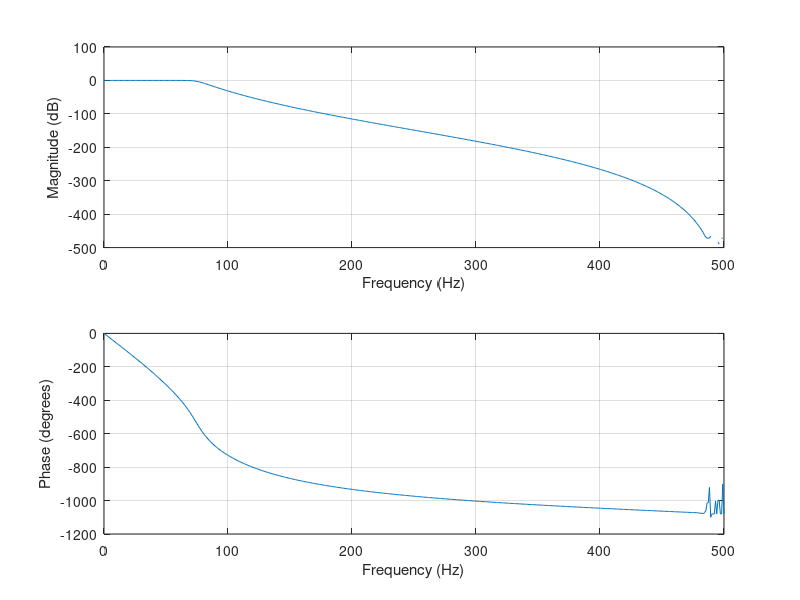
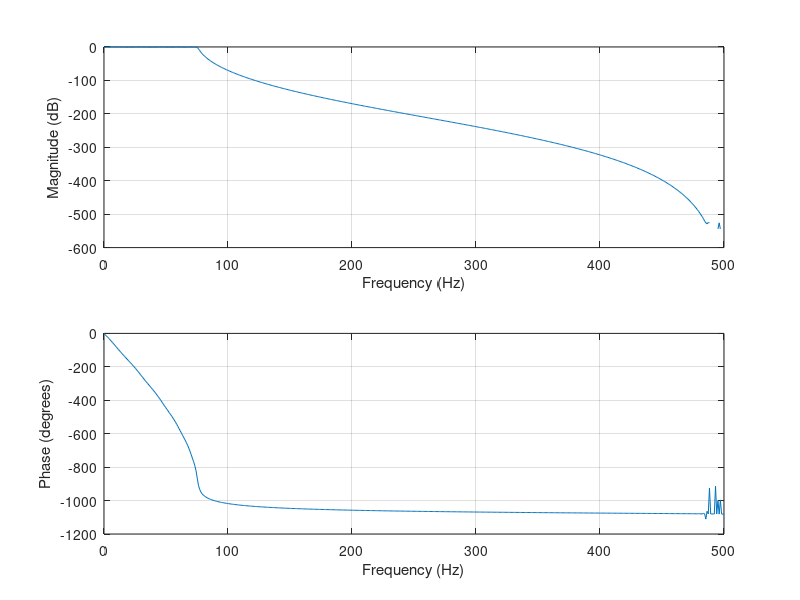
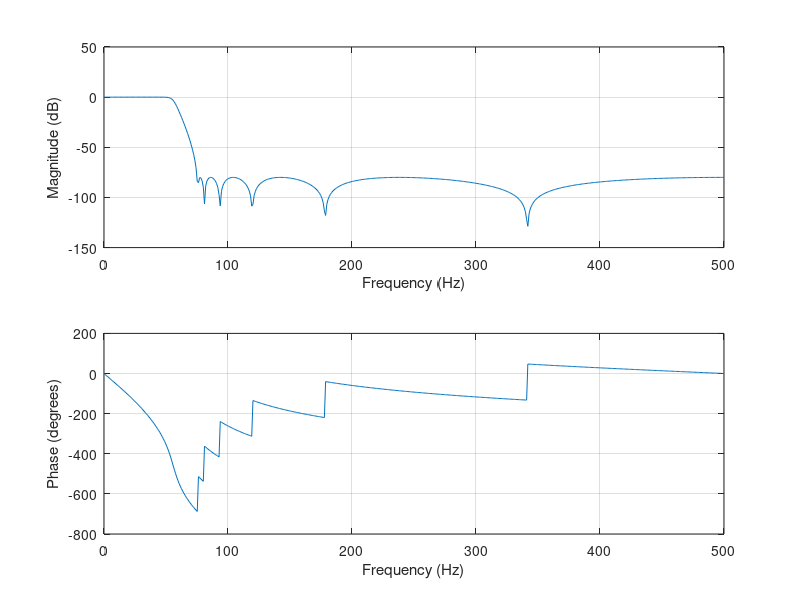
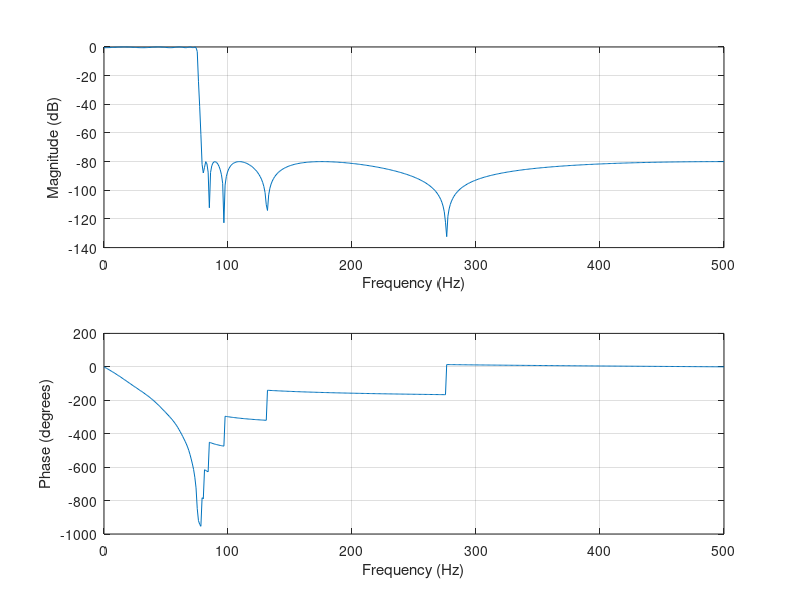

Source code (MATLAB) for these figures, in order:
%%  5
clear all;close all;clc;
fs = 1000; N = 512;
fc = .15; n = 12; wn = fc; rp = .5; rs = 80;
[b1,a1] = butter(n,wn);
[b2,a2] = cheby1(n,rp,wn);
[b3,a3] = cheby2(n,rs,wn);
[b4,a4] = ellip(n,rp,rs,wn);
figure;freqz(b1,a1,N,fs);
figure;freqz(b2,a2,N,fs);
figure;freqz(b3,a3,N,fs);
figure;freqz(b4,a4,N,fs);